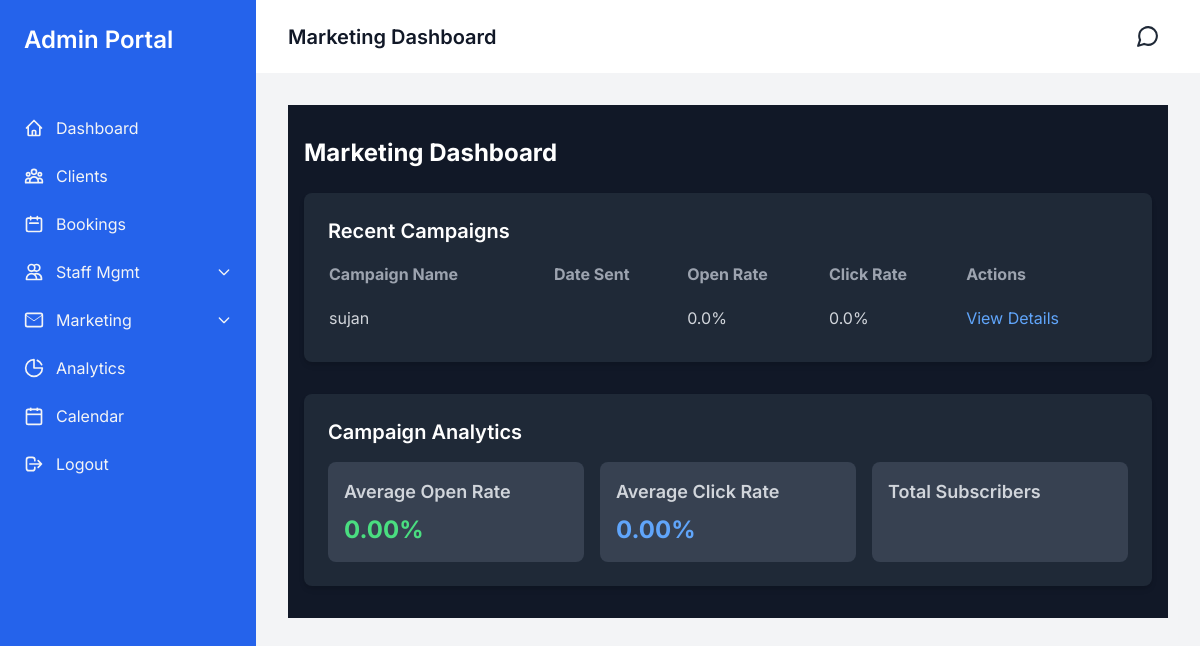
The page /admin-portal/marketing/ (signed in) on the database its author committed.
### admin_portal/models.py (models this page shows, shortened)
class Campaign(models.Model):
    RECIPIENT_CHOICES = [
        ('all', 'All Subscribers'),
        ('active', 'Active Clients'),
        ('inactive', 'Inactive Clients'),
    ]
    name = models.CharField(max_length=200)
    subject = models.CharField(max_length=200)
    content = models.TextField()
    recipient_group = models.CharField(max_length=20, choices=RECIPIENT_CHOICES, default='all')
    user = models.ForeignKey(settings.AUTH_USER_MODEL, on_delete=models.CASCADE, related_name='campaigns')
    date_created = models.DateTimeField(auto_now_add=True)
    date_sent = models.DateTimeField(null=True, blank=True)
    open_rate = models.FloatField(default=0)
    click_rate = models.FloatField(default=0)

### admin_portal/views.py (the view)
# urls.py: path('marketing/', views.marketing, name='admin_marketing' ),
@staff_member_required
def marketing(request):
    recent_campaigns = Campaign.objects.order_by('-date_sent')[:5]
    avg_open_rate = Campaign.objects.aggregate(Avg('open_rate'))['open_rate__avg']
    avg_click_rate = Campaign.objects.aggregate(Avg('click_rate'))['click_rate__avg']
    context = {
        'recent_campaigns': recent_campaigns,
        'avg_open_rate': avg_open_rate,
        'avg_click_rate': avg_click_rate,
    }
    return render(request, 'marketing/marketing.html',context)

### admin_portal/templates/marketing/marketing.html (shortened to what this page needs)
{% extends "admin_base.html" %}
{% load custom_filters %}
{% block header_title %}Marketing Dashboard{% endblock %}
{% block admin_content %}
<div class="container mx-auto px-4 py-8 bg-gray-900 text-gray-300">
    <h1 class="text-2xl font-bold mb-6 text-white">Marketing Dashboard</h1>
    <div class="bg-gray-800 rounded-lg shadow-md p-6 mb-8">
        <h2 class="text-xl font-semibold mb-4 text-white">Recent Campaigns</h2>
        <div class="overflow-x-auto">
            <table class="w-full text-left">
                <thead>
                    <tr>
                        <th class="pb-3 text-gray-400">Campaign Name</th>
                        <th class="pb-3 text-gray-400">Date Sent</th>
                        <th class="pb-3 text-gray-400">Open Rate</th>
                        <th class="pb-3 text-gray-400">Click Rate</th>
                        <th class="pb-3 text-gray-400">Actions</th>
                    </tr>
                </thead>
                <tbody>
                    {% for campaign in recent_campaigns %}
                    <tr>
                        <td class="py-2 text-gray-300">{{ campaign.name }}</td>
                        <td class="py-2 text-gray-300">{{ campaign.date_sent|date:"M d, Y" }}</td>
                        <td class="py-2 text-gray-300">{{ campaign.open_rate }}%</td>
                        <td class="py-2 text-gray-300">{{ campaign.click_rate }}%</td>
                        <td class="py-2 text-gray-300">
                            <a href="{% url 'campaign_details' campaign.id %}" class="text-blue-400 hover:text-blue-300">View Details</a>
                        </td>
                    </tr>
                    {% empty %}
                    <tr>
                        <td colspan="5" class="py-2 text-gray-400">No campaigns found.</td>
                    </tr>
                    {% endfor %}
                </tbody>
            </table>
        </div>
    </div>
    <div class="bg-gray-800 rounded-lg shadow-md p-6">
        <h2 class="text-xl font-semibold mb-4 text-white">Campaign Analytics</h2>
        <div class="grid grid-cols-1 md:grid-cols-3 gap-4">
            <div class="bg-gray-700 p-4 rounded-lg">
                <h3 class="text-lg font-semibold mb-2 text-gray-300">Average Open Rate</h3>
                <p class="text-2xl font-bold text-green-400">{{ avg_open_rate|floatformat:2 }}%</p>
            </div>
            <div class="bg-gray-700 p-4 rounded-lg">
                <h3 class="text-lg font-semibold mb-2 text-gray-300">Average Click Rate</h3>
                <p class="text-2xl font-bold text-blue-400">{{ avg_click_rate|floatformat:2 }}%</p>
            </div>
            <div class="bg-gray-700 p-4 rounded-lg">
                <h3 class="text-lg font-semibold mb-2 text-gray-300">Total Subscribers</h3>
            </div>
        </div>
    </div>
</div>
{%endblock%}

### admin_portal/templates/admin_base.html (style rules this page uses)
body { font-family: 'Inter', sans-serif; }

### rows shown on the page
Campaign: name "sujan", open_rate "0.0", click_rate "0.0"

### other values the page prints
{{ avg_open_rate|floatformat:2 }} "0.00"
{{ avg_click_rate|floatformat:2 }} "0.00"
